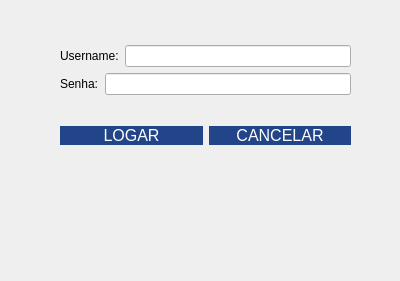
<?xml version="1.0" encoding="UTF-8"?>
<ui version="4.0">
 <class>fm_logar</class>
 <widget class="QDialog" name="fm_logar">
  <property name="geometry">
   <rect>
    <x>0</x>
    <y>0</y>
    <width>400</width>
    <height>281</height>
   </rect>
  </property>
  <property name="windowTitle">
   <string>Logar</string>
  </property>
  <widget class="QWidget" name="layoutWidget">
   <property name="geometry">
    <rect>
     <x>60</x>
     <y>20</y>
     <width>291</width>
     <height>151</height>
    </rect>
   </property>
   <layout class="QVBoxLayout" name="verticalLayout_2">
    <item>
     <layout class="QVBoxLayout" name="verticalLayout">
      <item>
       <layout class="QHBoxLayout" name="horizontalLayout">
        <item>
         <widget class="QLabel" name="label">
          <property name="text">
           <string>Username:</string>
          </property>
         </widget>
        </item>
        <item>
         <widget class="QLineEdit" name="txt_username">
          <property name="text">
           <string/>
          </property>
         </widget>
        </item>
       </layout>
      </item>
      <item>
       <layout class="QHBoxLayout" name="horizontalLayout_2">
        <item>
         <widget class="QLabel" name="label_2">
          <property name="text">
           <string>Senha:</string>
          </property>
         </widget>
        </item>
        <item>
         <widget class="QLineEdit" name="txt_senha">
          <property name="text">
           <string/>
          </property>
          <property name="echoMode">
           <enum>QLineEdit::Password</enum>
          </property>
         </widget>
        </item>
       </layout>
      </item>
     </layout>
    </item>
    <item>
     <layout class="QHBoxLayout" name="horizontalLayout_3">
      <item>
       <widget class="QPushButton" name="btn_logar">
        <property name="styleSheet">
         <string notr="true">QPushButton{
background:#248;
color:#fff;
font-size:12pt;
border:none;
border-radius:10px;
}
QPushButton:hover{
	background:#fff;
	color:#248;
	font-size:12pt;
	border:none;
	border-radius:10px;
}

</string>
        </property>
        <property name="text">
         <string>LOGAR</string>
        </property>
        <property name="autoDefault">
         <bool>false</bool>
        </property>
       </widget>
      </item>
      <item>
       <widget class="QPushButton" name="btn_cancelar">
        <property name="styleSheet">
         <string notr="true">QPushButton{
background:#248;
color:#fff;
font-size:12pt;
border:none;
border-radius:10px;
}
QPushButton:hover{
	background:#fff;
	color:#248;
	font-size:12pt;
	border:none;
	border-radius:10px;
}
</string>
        </property>
        <property name="text">
         <string>CANCELAR</string>
        </property>
        <property name="autoDefault">
         <bool>false</bool>
        </property>
       </widget>
      </item>
     </layout>
    </item>
   </layout>
  </widget>
 </widget>
 <resources/>
 <connections/>
</ui>
